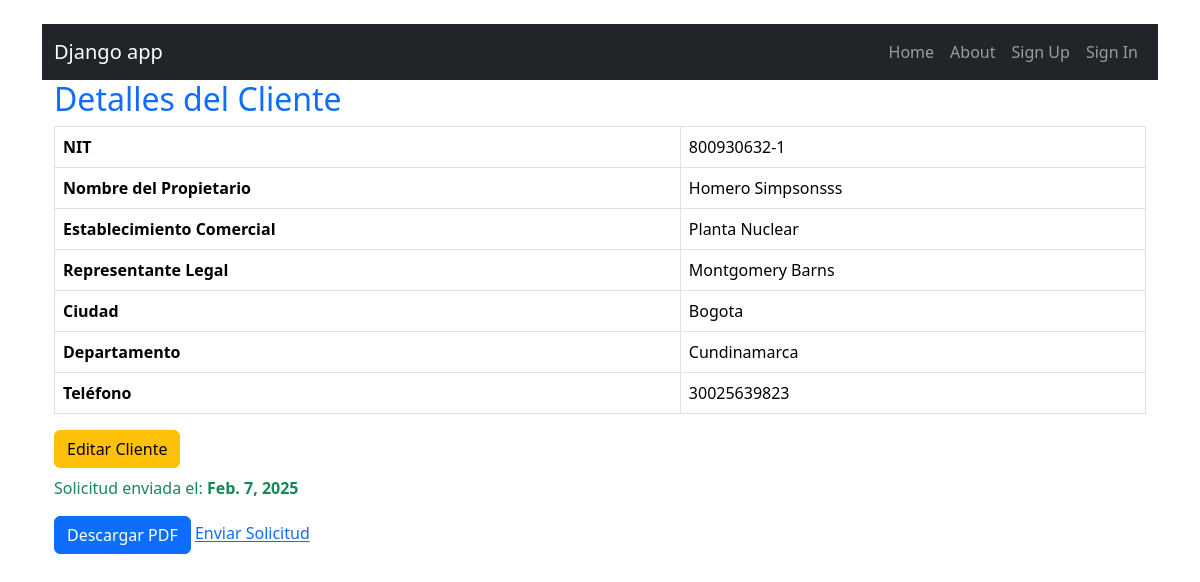
/clientes/clientes/ver/1/, run on an earlier commit of the app's database.
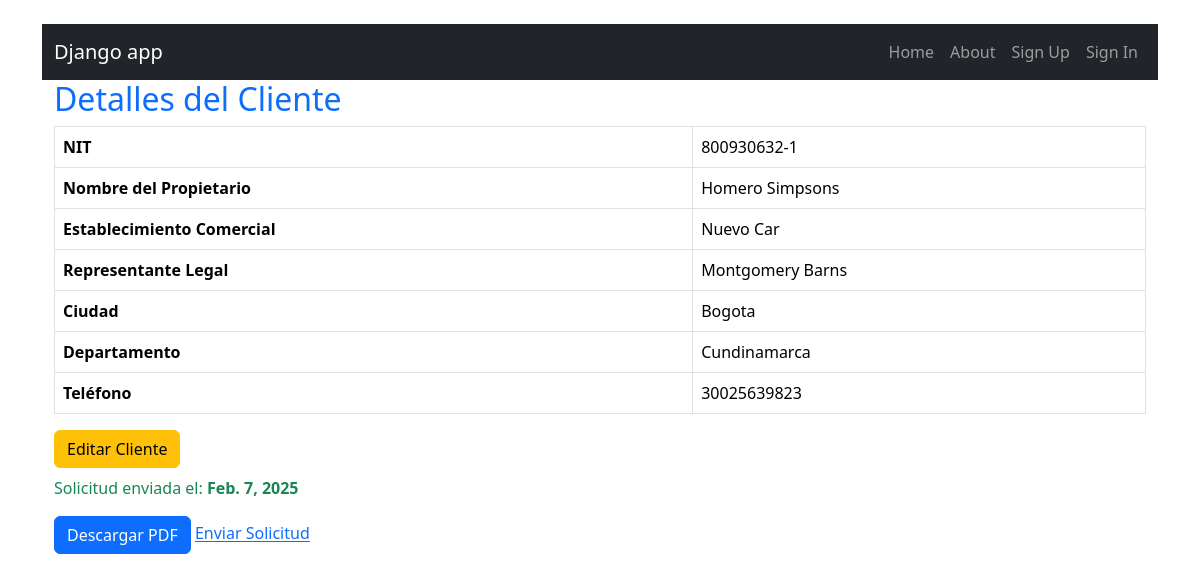
And on a later commit of the database.
### solicitudes/models.py (models this page shows, shortened)
class Cliente(models.Model):
    nit = models.CharField(max_length=20, unique=True)  # Nit único
    nombre_propietario = models.CharField(max_length=100)
    nombre_establecimiento = models.CharField(max_length=100)
    representante_legal = models.CharField(max_length=100)
    cedula_ciudadania = models.CharField(max_length=20)
    ciudad = models.CharField(max_length=100)
    departamento = models.CharField(max_length=100)
    direccion = models.CharField(max_length=200)
    representante_organismo = models.CharField(max_length=100)
    cargo = models.CharField(max_length=50)
    telefono_fijo = models.CharField(max_length=20, blank=True, null=True)
    telefono_celular = models.CharField(max_length=20)
    correo_electronico = models.EmailField()
    nivel_cea = models.CharField(max_length=50, choices=NIVELES_CEA)
    cantidad_vehiculos = models.IntegerField(null=True, blank=True)
    cantidad_instructores = models.IntegerField(null=True, blank=True)
    categorias_certificar = models.ManyToManyField(Categoria, blank=True)
    certificado_conformidad = models.CharField(max_length=2, choices=CERTIFICADO_CONFORMIDAD_CHOICES, default="No")
    nombre_ente_certificador = models.CharField(max_length=100, blank=True, null=True)  # Se llena si es "Sí"
    fecha_solicitud = models.DateField(null=True, blank=True)  # Se establece solo cuando se envía la solicitud

### solicitudes/views.py (the view)
# urls.py: path('clientes/ver/<int:cliente_id>/', views.ver_cliente, name='ver_cliente'),
def ver_cliente(request, cliente_id):
    cliente = get_object_or_404(Cliente, id=cliente_id)
    return render(request, 'solicitudes/ver_cliente.html', {'cliente': cliente})

### solicitudes/templates/solicitudes/ver_cliente.html (shortened to what this page needs)
<!DOCTYPE html>
<html lang="es">
<head>
    <link rel="stylesheet" href="https://cdn.jsdelivr.net/npm/bootstrap@5.3.0/dist/css/bootstrap.min.css">
</head>
{% extends 'layouts/base.html' %}
{% block content %}
<body class="container mt-4">
    <h2 class="text-primary">Detalles del Cliente</h2>
    <table class="table table-bordered">
        <tr>
            <th>NIT</th>
            <td>{{ cliente.nit }}</td>
        </tr>
        <tr>
            <th>Nombre del Propietario</th>
            <td>{{ cliente.nombre_propietario }}</td>
        </tr>
        <tr>
            <th>Establecimiento Comercial</th>
            <td>{{ cliente.nombre_establecimiento }}</td>
        </tr>
        <tr>
            <th>Representante Legal</th>
            <td>{{ cliente.representante_legal }}</td>
        </tr>
        <tr>
            <th>Ciudad</th>
            <td>{{ cliente.ciudad }}</td>
        </tr>
        <tr>
            <th>Departamento</th>
            <td>{{ cliente.departamento }}</td>
        </tr>
        <tr>
            <th>Teléfono</th>
            <td>{{ cliente.telefono_celular }}</td>
        </tr>
    </table>
    <div class="mt-3">
        <a href="{% url 'editar_cliente' cliente.id %}" class="btn btn-warning">Editar Cliente</a>
        {% if not cliente.fecha_solicitud %}
            <form action="{% url 'enviar_solicitud' cliente.id %}" method="post" class="d-inline">
                {% csrf_token %}
                <button type="submit" class="btn btn-success">Enviar Solicitud</button>
            </form>
        {% else %}
            <p class="text-success mt-2">Solicitud enviada el: <strong>{{ cliente.fecha_solicitud }}</strong></p>
            <a href="{% url 'generar_solicitud_pdf' cliente.id %}" class="btn btn-primary">Descargar PDF</a>
            <a href="{% url 'enviar_solicitud' cliente.id %}">Enviar Solicitud</a>
        {% endif %}
    </div>
</body>
{% endblock %}

What changed in the data, as far as the page shows it:
changed Cliente "Montgomery Barns": nombre_propietario "Homero Simpsonsss" → "Homero Simpsons"; nombre_establecimiento "Planta Nuclear" → "Nuevo Car"
